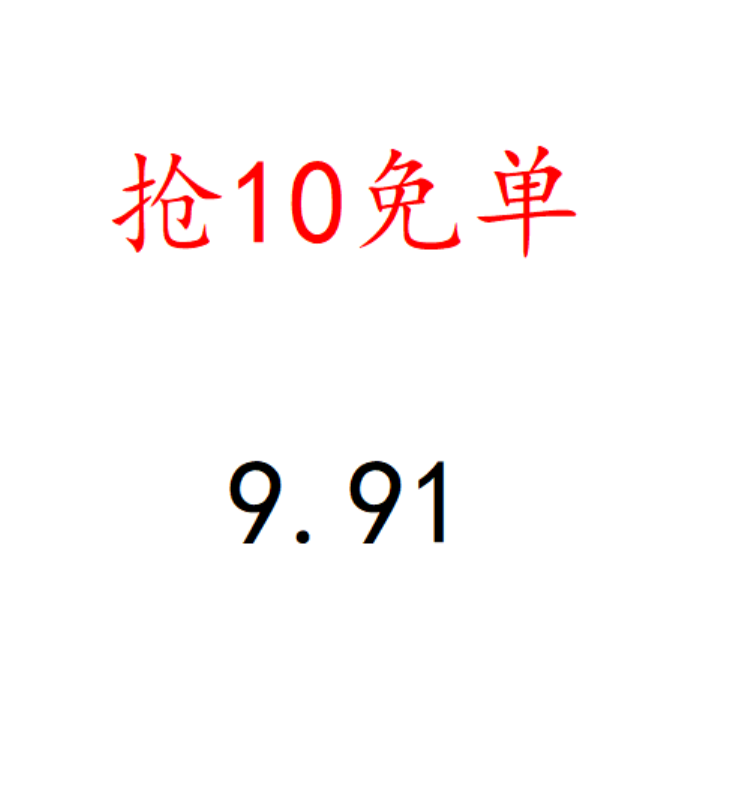

The script that drew this image:
import turtle as t
def zt(x,y):
    global k
    k=1

t1=t.Pen()
t2=t.Pen()
t1.hideturtle()
t2.hideturtle()
t.tracer(0)
t1.penup()
t2.penup()
t1.color('red')
#-------------显示标题--------------#
t1.goto(-180,150)
t1.write("抢10免单",font=("楷体",60))
#--------------显示数字--------------#
sum=0.01
add=0.01
k=0
t.onscreenclick(zt)
while(1):
    sum+=add
    t2.goto(-20,-50)
    t2.write("{:.2f}".format(sum),align="center",font=("楷体",60))
    for j in range(1000):
        for i in range(321):
            pass
    if(k==1):
        sum-=add
    t2.clear()











    
